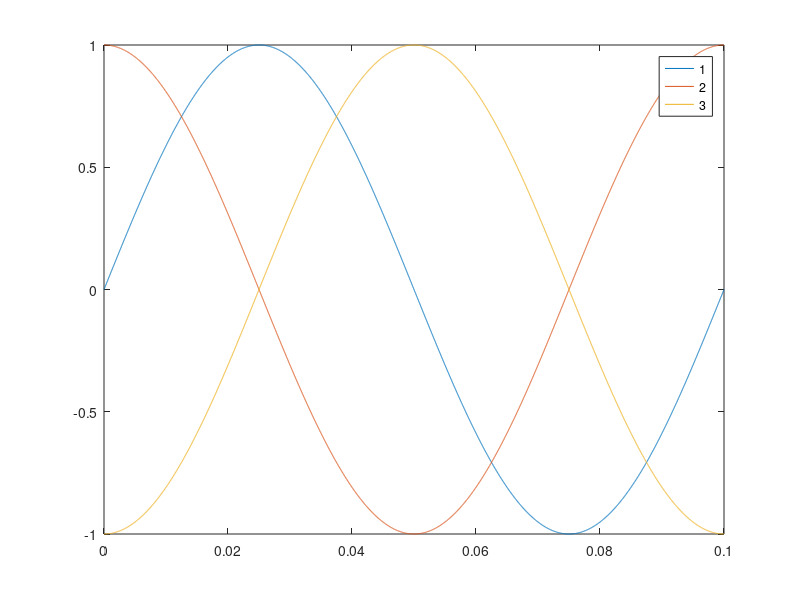

This figure's MATLAB source: (Note: this script raises an error after producing the figure.)
clear all
clc


%-------------------------------------------------------
%Input parameters

mic_distance = 0.22;        %Microphone spacing.

mics_theta = [pi/2 210*2*pi/360 2*pi*330/360]                    %Spatial position of microphones (angle)
mics_rho = (mic_distance/2)*[cosd(30),cosd(30),cosd(30)];        %Spatial position of microphones (distance from centre)

c0 = 343;                                                        %Speed of sound in air

%------------------------------------------------------


%----------------------------------------------
%Input Signals

% x1=wavread('channelA.wav');
% x2=wavread('channelB.wav');
% x3=wavread('channelC.wav');
phi1 = pi/2;
phi2 = 3*pi/2;


f = 10;                                         %Input excitation frequency
fs = 48000;                                     %Sampling Frequency
dt= 1/fs;                                       %Sample spacing

t0=0.1;                                         %Length of sample (s)
t=0:dt:t0;                                      %Time vector (s)

x1 = sin(2 * pi * f * t);
x2 = sin(2*pi*f*t + phi1);
x3 = sin(2*pi*f*t + phi2);

%-------------------------------------------------------


figure(1)
plot(t,x1,t,x2,t,x3)
legend '1' '2' '3'

%Calculating cross correlation
max_lag = 1000*ceil((mic_distance / c0)/dt);

cross_1_2 = xcorr(x1,x2,[max_lag]);
cross_1_3 = xcorr(x1,x3,max_lag);
cross_2_3 = xcorr(x2,x3,max_lag);


[position_1_2,strength_1_2] = peaksearch(cross_1_2);
[position_1_3,strength_1_3] = peaksearch(cross_1_3);
[position_2_3,strength_2_3] = peaksearch(cross_2_3);

sigout = reconstruct_signal(x1,x2,x3,position_1_2,position_1_3,position_2_3);

lag_1_2 = dt*position_1_2;
lag_1_3 = dt*position_1_3;
lag_2_3 = dt*position_2_3;

distance_1_2 = lag_1_2*c0;
distance_1_3 = lag_1_3*c0;
distance_2_3 = lag_2_3*c0;


angle_1_2 = 210;
angle_1_2 = angle_1_2 + atan(distance_1_2/mic_distance)

figure(2)
plot(cross_1_3)

figure(3)
polar(mics_theta,mics_rho,'or')
